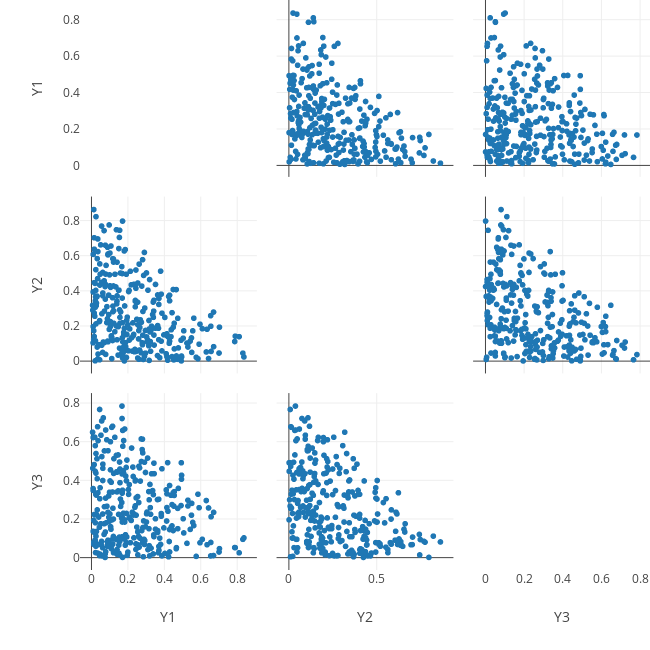

The notebook cell this image was saved under:
### Code cell
fig = go.Figure( 
    data = [ go.Splom(
        dimensions = [{'label': colname, 'values': col.values} for colname,col in Adata_projected.items() if colname[0] == 'Y'],
        diagonal = {'visible': False}
    ) ],
    layout = go.Layout(
        autosize = False,
        height = 650,
        width = 650,
        margin = {side: 0 for side in 'tr'},
        paper_bgcolor = 'rgba(0,0,0,0)',
        plot_bgcolor = 'rgba(0,0,0,0)'
    )
)

ply.offline.iplot(fig, validate=False)

### Figure 1 — Plotly figure (JSON) as saved in the notebook; plotly's stock layout.template omitted (floating-point values rounded to 4 significant figures; data arrays with more than 128 entries replaced by an {"elided": "..."} marker saying what was removed)
{"data": [{"diagonal": {"visible": false}, "dimensions": [{"label": "Y1", "values": {"elided": "305 float values"}}, {"label": "Y2", "values": {"elided": "305 float values"}}, {"label": "Y3", "values": {"elided": "305 float values"}}], "type": "splom", "uid": "81c88d0b-9901-4965-9cde-8ff603c815da"}], "layout": {"autosize": false, "height": 650, "margin": {"r": 0, "t": 0}, "paper_bgcolor": "rgba(0, 0, 0, 0)", "plot_bgcolor": "rgba(0, 0, 0, 0)", "width": 650, "xaxis": {"autorange": true, "range": [-0.06303, 0.9081], "type": "linear"}, "xaxis2": {"autorange": true, "range": [-0.07016, 0.9367], "type": "linear"}, "xaxis3": {"autorange": true, "range": [-0.064, 0.8513], "type": "linear"}, "yaxis": {"autorange": true, "range": [-0.06303, 0.9081], "type": "linear"}, "yaxis2": {"autorange": true, "range": [-0.07016, 0.9367], "type": "linear"}, "yaxis3": {"autorange": true, "range": [-0.064, 0.8513], "type": "linear"}}}
